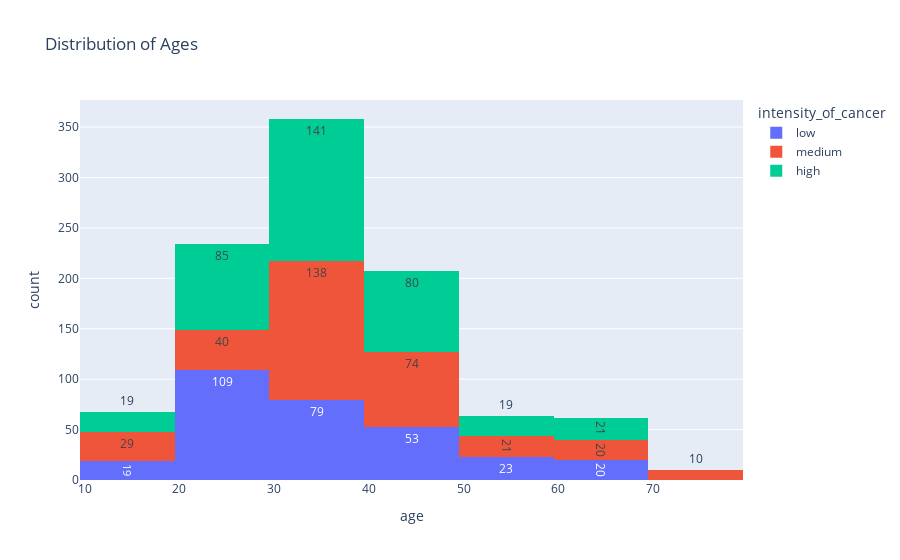

Notebook cell for this chart:
### Markdown cell above
### Data Analysis

### Code cell
#First i wanted to see how the ages were distributed against the intensity of lung cancer
fig = px.histogram(lung_cancer, x = 'age', color = 'intensity_of_cancer', nbins = 10, title = 'Distribution of Ages', text_auto = True)
fig.show()

### Figure 1 — Plotly figure (JSON) as saved in the notebook; plotly's stock layout.template omitted (floating-point values rounded to 4 significant figures; data arrays with more than 128 entries replaced by an {"elided": "..."} marker saying what was removed)
{"data": [{"alignmentgroup": "True", "bingroup": "x", "hovertemplate": "intensity_of_cancer=low<br>age=%{x}<br>count=%{y}<extra></extra>", "legendgroup": "low", "marker": {"color": "#636efa", "pattern": {"shape": ""}}, "name": "low", "nbinsx": 10, "offsetgroup": "low", "orientation": "v", "showlegend": true, "texttemplate": "%{value}", "x": {"elided": "303 int values"}, "xaxis": "x", "yaxis": "y", "type": "histogram"}, {"alignmentgroup": "True", "bingroup": "x", "hovertemplate": "intensity_of_cancer=medium<br>age=%{x}<br>count=%{y}<extra></extra>", "legendgroup": "medium", "marker": {"color": "#EF553B", "pattern": {"shape": ""}}, "name": "medium", "nbinsx": 10, "offsetgroup": "medium", "orientation": "v", "showlegend": true, "texttemplate": "%{value}", "x": {"elided": "332 int values"}, "xaxis": "x", "yaxis": "y", "type": "histogram"}, {"alignmentgroup": "True", "bingroup": "x", "hovertemplate": "intensity_of_cancer=high<br>age=%{x}<br>count=%{y}<extra></extra>", "legendgroup": "high", "marker": {"color": "#00cc96", "pattern": {"shape": ""}}, "name": "high", "nbinsx": 10, "offsetgroup": "high", "orientation": "v", "showlegend": true, "texttemplate": "%{value}", "x": {"elided": "365 int values"}, "xaxis": "x", "yaxis": "y", "type": "histogram"}], "layout": {"xaxis": {"anchor": "y", "domain": [0.0, 1.0], "title": {"text": "age"}}, "yaxis": {"anchor": "x", "domain": [0.0, 1.0], "title": {"text": "count"}}, "legend": {"title": {"text": "intensity_of_cancer"}, "tracegroupgap": 0}, "title": {"text": "Distribution of Ages"}, "barmode": "relative"}}
